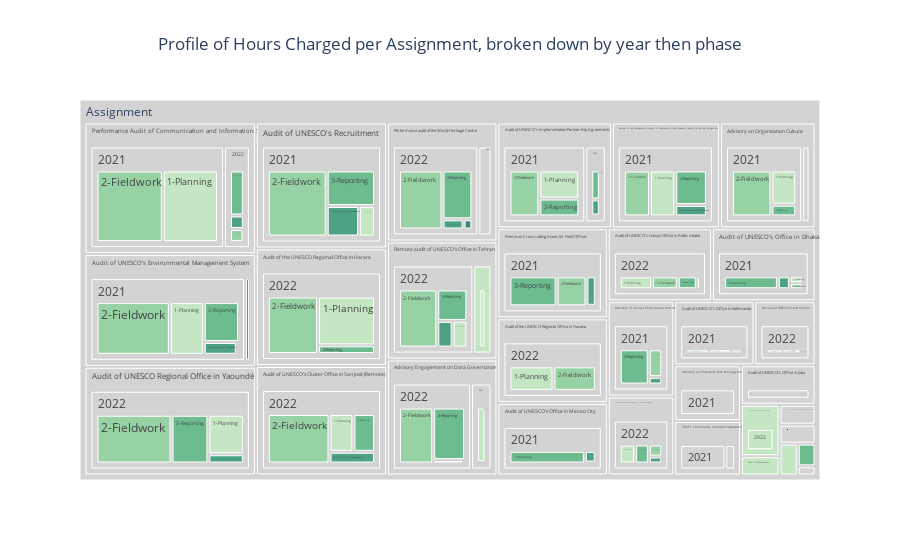

Notebook code for this chart:
### Code cell
fig

### Figure 1 — Plotly figure (JSON) as saved in the notebook; plotly's stock layout.template omitted (floating-point values rounded to 4 significant figures; data arrays with more than 128 entries replaced by an {"elided": "..."} marker saying what was removed)
{"data": [{"branchvalues": "total", "customdata": {"elided": "483x3 mixed values"}, "domain": {"x": [0, 1], "y": [0, 1]}, "hovertemplate": "label = %{label}<br>Working hours = %{value}<br>Auditor = %{customdata[1]}<br>Phase share = %{customdata[0]}%<extra></extra>", "ids": {"elided": "483 str values"}, "labels": {"elided": "483 str values"}, "marker": {"colors": {"elided": "483 str values"}}, "maxdepth": 4, "name": "", "parents": {"elided": "483 str values"}, "root": {"color": "lightgray"}, "type": "treemap", "values": {"elided": "483 float values"}}], "layout": {"legend": {"tracegroupgap": 0}, "title": {"text": "Profile of Hours Charged per Assignment, broken down by year then phase", "x": 0.5}, "treemapcolorway": ["rgb(196, 230, 195)", "rgb(150, 210, 164)", "rgb(109, 188, 144)", "rgb(77, 162, 132)", "rgb(54, 135, 122)", "rgb(38, 107, 110)", "rgb(29, 79, 96)"]}}
